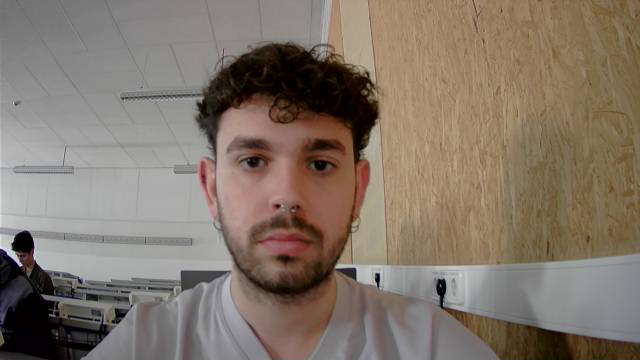
#> input picture Entregas/Entrega3/src/20250407-102705.png, 640 x 360 px
$ python -i histograma.py   (imports and definitions only)
#> lines starting #> are read from the running program, lines starting #| are printed output that depends on the picture
#> further down, picture is the input picture: shape (360, 640, 3); mean B, G, R 105.5, 117.6, 130.4
import cv2
import numpy as np

def precompute(image):
    """Precomputa el histograma de la imagen"""
    # Convertir a HSV para mejor comparación de colores
    hsv = cv2.cvtColor(image, cv2.COLOR_BGR2HSV)
#> hsv: shape (360, 640, 3); mean H, S, V 33.1, 64.3, 131
    # Calcular histograma
    hist = cv2.calcHist([hsv], [0, 1], None, [180, 256], [0, 180, 0, 256])
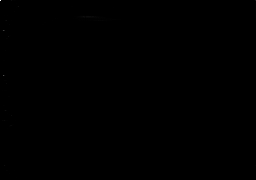
#> hist: shape (180, 256) float32; min 0, max 28990, mean 5; drawn with min black and max white
    # Normalizar histograma
    cv2.normalize(hist, hist, 0, 1, cv2.NORM_MINMAX)
    return hist

def compare(image, model_features):
    """Compara la imagen con el modelo usando histogramas"""
    #Reutilizo el metodo precompute para obtener el histograma de la imagen normalizado
    hist=precompute(image)
    # Comparar histogramas (mayor valor = mayor similitud)
    similarity = cv2.compareHist(model_features, hist, cv2.HISTCMP_CORREL)
    return similarity

>>> import cv2
>>> picture = cv2.imread('../20250407-102705.png')
>>> result = precompute(picture)
